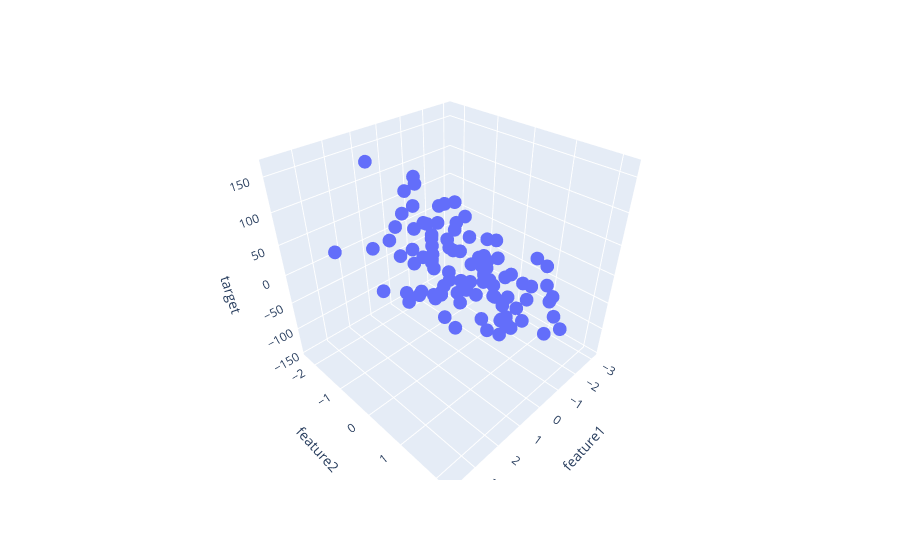

The notebook cell saved with this chart:
### Markdown cell above
# Scatter plot using Plotly.exress
 * Find out a find a fest fit line 
 * 2d sapce 
 * like a4 sheet in a room

### Code cell
fig = px.scatter_3d(df, x='feature1', y='feature2', z='target')

fig.show()
